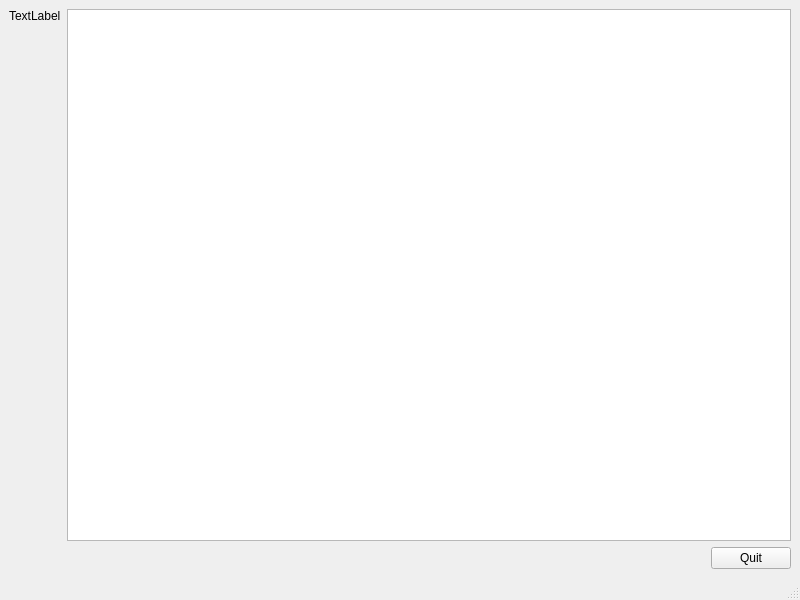
<?xml version="1.0" encoding="UTF-8"?>
<ui version="4.0">
 <class>MainWindow</class>
 <widget class="QMainWindow" name="MainWindow">
  <property name="geometry">
   <rect>
    <x>0</x>
    <y>0</y>
    <width>800</width>
    <height>600</height>
   </rect>
  </property>
  <property name="windowTitle">
   <string>06 UI Form example</string>
  </property>
  <widget class="QWidget" name="centralwidget">
   <layout class="QGridLayout" name="gridLayout">
    <item row="0" column="0">
     <widget class="QLabel" name="label">
      <property name="text">
       <string>TextLabel</string>
      </property>
     </widget>
    </item>
    <item row="0" column="1" rowspan="2">
     <widget class="QTextEdit" name="textEdit"/>
    </item>
    <item row="1" column="0">
     <spacer name="verticalSpacer">
      <property name="orientation">
       <enum>Qt::Vertical</enum>
      </property>
      <property name="sizeHint" stdset="0">
       <size>
        <width>20</width>
        <height>40</height>
       </size>
      </property>
     </spacer>
    </item>
    <item row="2" column="1">
     <layout class="QHBoxLayout" name="horizontalLayout">
      <item>
       <spacer name="horizontalSpacer">
        <property name="orientation">
         <enum>Qt::Horizontal</enum>
        </property>
        <property name="sizeHint" stdset="0">
         <size>
          <width>40</width>
          <height>20</height>
         </size>
        </property>
       </spacer>
      </item>
      <item>
       <widget class="QPushButton" name="btnQuit">
        <property name="text">
         <string>Quit</string>
        </property>
       </widget>
      </item>
     </layout>
    </item>
   </layout>
  </widget>
  <widget class="QMenuBar" name="menubar">
   <property name="geometry">
    <rect>
     <x>0</x>
     <y>0</y>
     <width>800</width>
     <height>20</height>
    </rect>
   </property>
  </widget>
  <widget class="QStatusBar" name="statusbar"/>
 </widget>
 <resources/>
 <connections/>
</ui>
